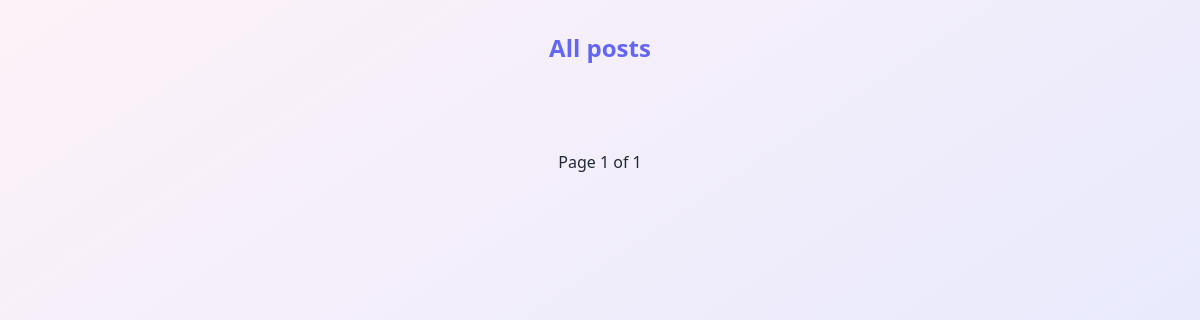
Page /blog/ on the earlier database version.
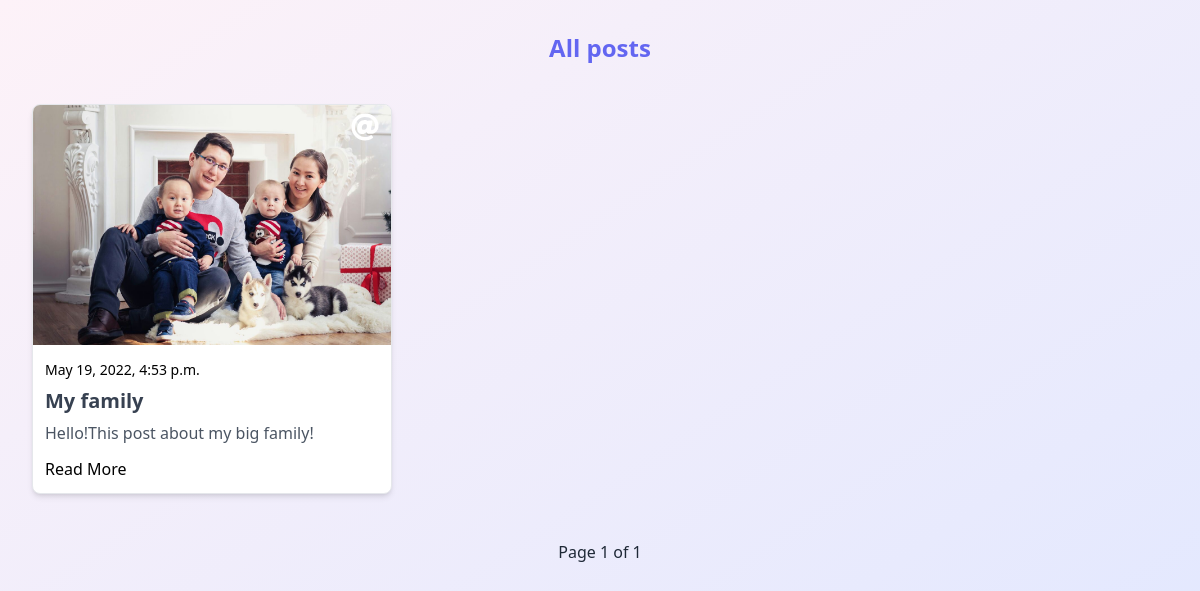
Same page on the later database version.
### blog/models.py (models this page shows, shortened)
class Post(models.Model):
    STATUS_CHOICES = (
        ('draft', 'Draft'),
        ('published', 'Published'),
    )
    title = models.CharField(max_length=250)
    slug = models.SlugField(max_length=250, unique_for_date='publish')
    author = models.ForeignKey(User, on_delete=models.CASCADE)
    publish = models.DateTimeField(default=timezone.now)
    created = models.DateTimeField(auto_now_add=True)
    body = models.TextField()
    updated = models.DateTimeField(auto_now=True)
    status = models.CharField(
        max_length=10, choices=STATUS_CHOICES, default='draft')
    image = models.ImageField(upload_to="images")
    objects = models.Manager()
    published = PublishedManager()
    class Meta:
        ordering = ('-publish',)
    def get_absolute_url(self):
        return reverse("blog:post_detail", kwargs={"slug": self.slug, "year": self.publish.year, "month": self.publish.month, "day": self.publish.day})

### blog/views.py (the view)
# urls.py: path('', views.post_list, name='post_list'),
def post_list(request):
    object_list = Post.published.all()
    paginator = Paginator(object_list, per_page=4)
    page = request.GET.get('page')
    try:
        posts = paginator.page(page)
    except PageNotAnInteger:
        posts = paginator.page(1)
    except EmptyPage:
        posts = paginator.page(paginator.num_pages)
    context = {
        'posts': posts,
    }
    return render(request, 'blog/post/list.html', context)

### blog/models.py (called while the page is built)
    def get_queryset(self):
        queryset = super(PublishedManager, self).get_queryset().filter(
            status='published')
        return queryset

### blog/templates/blog/post/list.html (shortened to what this page needs)
{% extends 'blog/base.html' %}
{% block content %}
<section class="h-screen w-screen bg-gradient-to-br from-pink-50 to-indigo-100 p-8">
    <h1 class="text-center font-bold text-2xl text-indigo-500">All posts</h1>
    <div class="grid justify-center md:grid-cols-2 lg:grid-cols-3 gap-5 lg:gap-7 my-10">
        {% for post in posts %}
        <div class="bg-white rounded-lg border shadow-md max-w-xs md:max-w-none overflow-hidden relative">
            <a href="{% url 'blog:post_share' post.id %}" class="absolute top-2 right-3">
            </a>
            <img class="h-56 lg:h-60 w-full object-cover" src="{{ post.image.url }}" alt="" />
            <div class="p-3">
                <span class="text-sm text-primary">{{post.publish}}</span>
                <h3 class="font-semibold text-xl leading-6 text-gray-700 my-2">
                    {{post.title}}
                </h3>
                <p class="paragraph-normal text-gray-600">
                    {{post.body|truncatewords:14}}
                </p>
                <a class="mt-3 block" href="{{ post.get_absolute_url }}">Read More</a>
            </div>
        </div>
        {% endfor %}
    </div>
    {% include 'blog/includes/pagination.html' with page=posts%}
</section>
{% endblock content %}

Differences in the rows shown:
now on this page (row edited): Post: image (picture), publish "May 19, 2022, 4:53 p.m.", title "My family", body "Hello!This post about my big family!"
